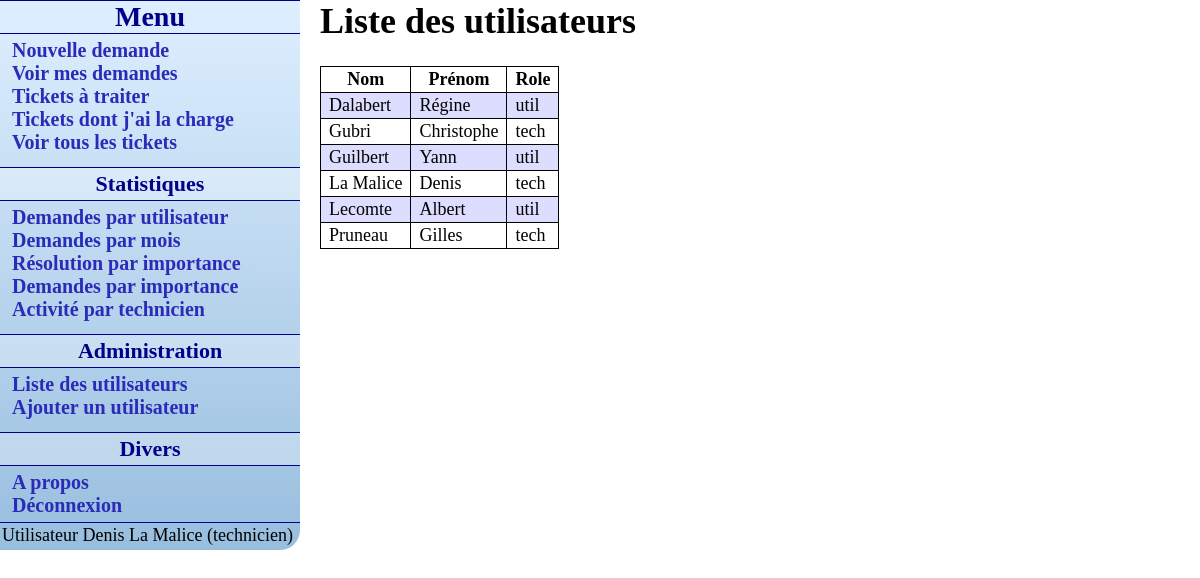
The page /index.php?c=user&a=list (signed in) on the database its author committed.
### tables this page shows
CREATE TABLE Utilisateur (
  usr_id INT PRIMARY KEY AUTO_INCREMENT,
  usr_nom VARCHAR(50),
  usr_prenom VARCHAR(50),
  usr_login CHAR(10),
  usr_passwd VARCHAR(50),
  usr_role CHAR(4)
);

### utils/db.php (called while the page is built, shortened)
<?php
$rs = 'mysql:host=' . _DB_SERVER_ . ';dbname=' . _DB_DATABASE_ . ';charset=utf8';
try {
  $db = new PDO($rs, _DB_USER_ , _DB_PASSWORD_);
  $db->setAttribute(PDO::ATTR_ERRMODE, PDO::ERRMODE_EXCEPTION);
} catch(PDOException $e) {
  die($e->getMessage());
}
function dbSelect($sql, $params){
  global $db;
	$requete = $db->prepare($sql);
  $requete->execute($params);
  $reponse = $requete->fetchAll(PDO::FETCH_ASSOC);
  return empty($reponse) ? null : $reponse;
}
?>

### model/ListerUtilisateur.php (called while the page is built, shortened)
<?php
include_once("utils/db.php");
function ListerUtilisateur(){
  return dbSelect('
    SELECT usr_nom,usr_prenom,usr_role
	FROM Utilisateur
    order by usr_nom,usr_prenom' ,null);
}
?>

### view/UserView.php (the view, shortened to what this page needs)
<?php
function afficherlisteUtilisateur ($liste){
	include "view/header.php";
	echo "<h1>Liste des utilisateurs</h1>";
echo '<table class="liste">';
echo "<thead><tr><th>Nom</th><th>Prénom</th><th>Role</th></tr></thead>";
 foreach($liste as $donnee){
?>
    <tr>
      <td><?= $donnee['usr_nom'] ?></td>
      <td><?= $donnee['usr_prenom'] ?></td>
      <td><?= $donnee['usr_role'] ?></td>
    </tr>
<?php
  }
echo '</table>';
include "view/footer.php";
}
?>

### css/style.css (style rules this page uses)
body { margin:0 15px 0 0; padding:0; font-size:18px; }
h1 { margin-top:0px; }
td { vertical-align:top; }
table { margin-top:15px; margin-bottom:30px; }
table.liste { border-collapse: collapse; }
table.liste tr td, table.liste tr th { border:1px solid black; margin:0; padding:2px 8px; }
table.liste tbody tr:nth-of-type(2n+1) { background-color: #ddf; }

### rows shown on the page
utilisateur: usr_nom "Dalabert", usr_prenom "Régine", usr_role "util"
utilisateur: usr_nom "Gubri", usr_prenom "Christophe", usr_role "tech"
utilisateur: usr_nom "Guilbert", usr_prenom "Yann", usr_role "util"
utilisateur: usr_nom "La Malice", usr_prenom "Denis", usr_role "tech"
utilisateur: usr_nom "Lecomte", usr_prenom "Albert", usr_role "util"
utilisateur: usr_nom "Pruneau", usr_prenom "Gilles", usr_role "tech"

### other values the page prints
getSessionValue('user_name') "Denis La Malice"
getLibelleRole() "technicien"
